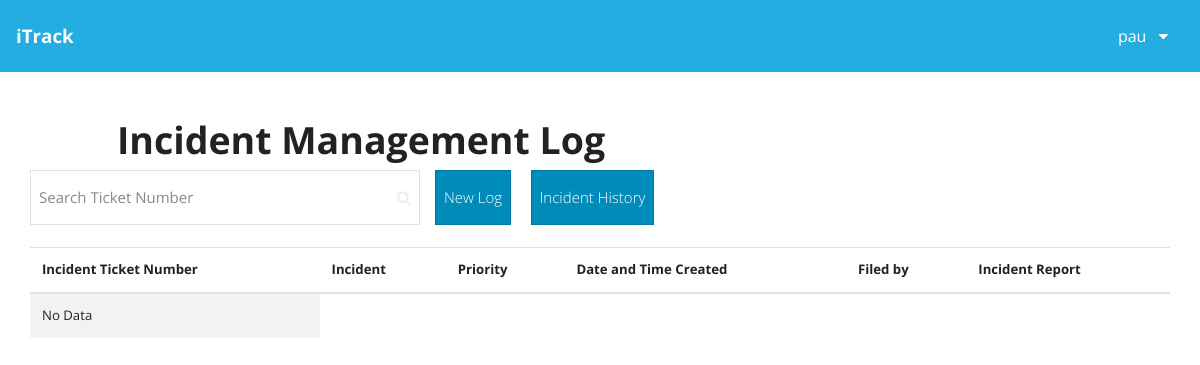
Before: /itrackfinal/incidentMgmt.php (signed in) with the older database file.
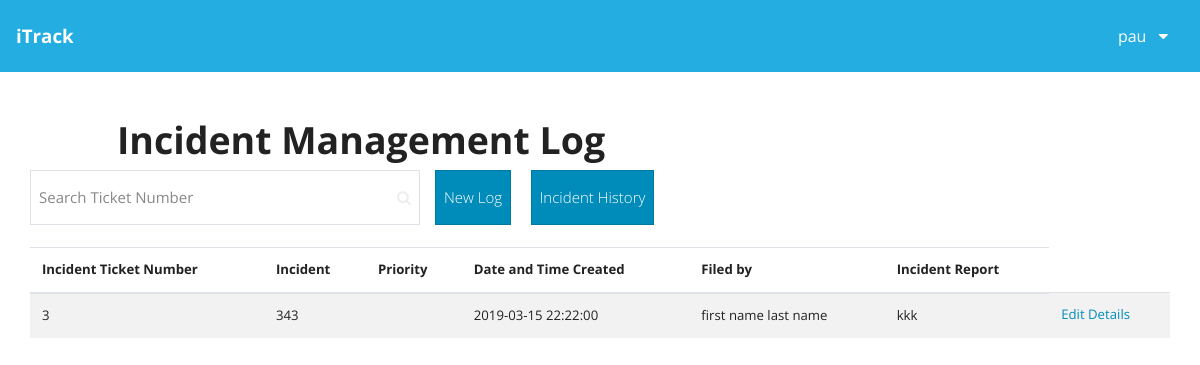
After: the same page with the newer database file.
### tables this page shows
CREATE TABLE `incident_mgmt` (
  `incidentTicket` int(11) NOT NULL,
  `incident` varchar(300) NOT NULL,
  `date_time` datetime NOT NULL,
  `incidentInv` varchar(300) NOT NULL,
  `incidentReport` longtext NOT NULL,
  `incidentCategory` varchar(100) NOT NULL,
  `incidentPriority` varchar(100) NOT NULL,
  `incidentDesc` varchar(300) NOT NULL,
  `is_closed` tinyint(1) NOT NULL,
  `is_archived` tinyint(1) NOT NULL,
  `resolved_at` datetime NOT NULL,
  `closed_by` varchar(11) NOT NULL
);

CREATE TABLE `users` (
  `isAdmin` tinyint(1) NOT NULL,
  `idUsers` int(11) NOT NULL,
  `fnameUser` varchar(256) NOT NULL,
  `mnameUser` varchar(256) NOT NULL,
  `lnameUser` varchar(256) NOT NULL,
  `uidUsers` varchar(256) NOT NULL,
  `pwdUsers` varchar(256) NOT NULL,
  `isDeleted` tinyint(1) NOT NULL
);

### itrackfinal/incidentMgmt.php (the view, shortened to what this page needs)
<?php
    include 'includes/dbh.inc.php';
    $sql = "SELECT * from incident_mgmt join users on incidentInv = idUsers where is_closed = 0";
    $result = $conn->query($sql);
	require "itmsheader.php";
?>
<!DOCTYPE html>
<html lang="en">
<link rel="stylesheet" href="assets/css/style.css">
    <link href="//maxcdn.bootstrapcdn.com/font-awesome/4.7.0/css/font-awesome.min.css" rel="stylesheet">
<body>
 <br>
	 <br>
	 <h1 class="loginheader" align="left">&nbsp;&nbsp;&nbsp;&nbsp;&nbsp;&nbsp;&nbsp;&nbsp;&nbsp;&nbsp;&nbsp;&nbsp;Incident Management Log</h1>
	 <div class="container">
        <div class="row">
            <div class="col-md-4">
                <div class="input-group">
                    <input id="search" class="form-control py-2 border-right-0 border" type="text" placeholder="Search Ticket Number" class=form-control>
                    <span class="input-group-append">
                        <button class="btn btn-outline-secondary border-left-0 border" type="button">
                            <i class="fa fa-search"></i>
                        </button>
                    </span>
                </div>
            </div>
<button  type="newlog" id="newlog" class="btn btn-primary" formation="/homeitrack.php">
	<a href= "addIncident.php" style="color:white;text-decoration:none"> New Log</a>
                           </button>
&nbsp; &nbsp; &nbsp; <button  type="incidenthistory" id="incidenthistory" class="btn btn-primary" formation="/homeitrack.php">
	<a href= "incidenthistory.php" style="color:white;text-decoration:none"> Incident History</a>
                           </button>
        </div>
<br>
        <div class="row">
            <div class="container">
                <table class="table table-striped">
                <thead>
                    <th>Incident Ticket Number</th>
                    <th>Incident</th>
                    <th>Priority</th>
                    <th>Date and Time Created</th>
                    <th>Filed by</th>
                    <th>Incident Report</th>
                </thead>
                <tbody id="table-body">
                    <?php
                        if($conn->affected_rows == 0){
                    ?>
                        <tr>
                            <td>No Data</td>
                        </tr>
                    <?php }else {
                        while($row = $result->fetch_array()){
                            $report = $row['incidentReport'];
                            $id = $row['incidentTicket'];
                            $report = (strlen($report) > 20) ? substr($report, 0, 20) . '...' : $report;
                            $userName = $row['fnameUser'].' '.$row['lnameUser'];
                            echo '<tr>';
                            echo '<td>'.$row['incidentTicket'].'</td>';
                            echo '<td>'.$row['incident'].'</td>';
                            echo '<td></td>';
                            echo '<td>'.$row['date_time'].'</td>';
                            echo "<td>$userName</td>";
                            echo "<td>$report</td>";
                            echo "<td><a href='itmsview_incidentmgmt.php?id=$id'>Edit Details</a></td>";
                            echo '</tr>';
                        }
                    } ?>
                </tbody>
            </table>
</body>
</html>

Changed rows visible on the page:
added incident_mgmt: incidentTicket "3", incident "343", date_time "2019-03-15 22:22:00", users.fnameUser+lnameUser "first name last name", incidentReport "kkk"
Other visible differences:
text no longer shown: "No Data"
